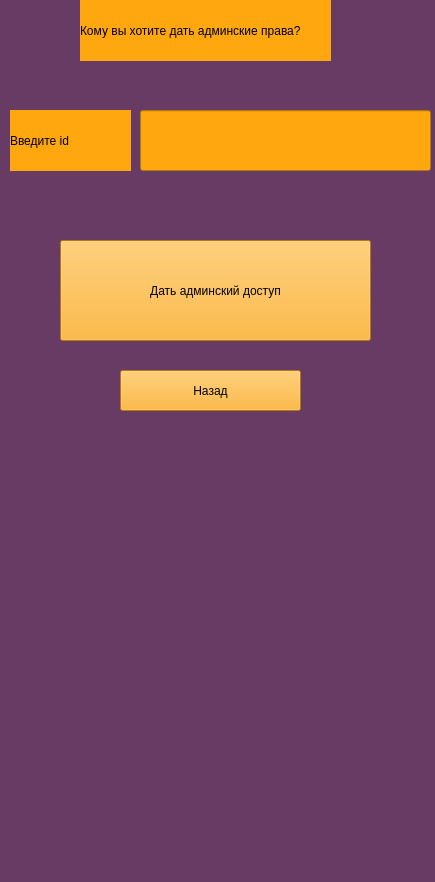
<?xml version="1.0" encoding="UTF-8"?>
<ui version="4.0">
 <class>MainWindow</class>
 <widget class="QMainWindow" name="MainWindow">
  <property name="geometry">
   <rect>
    <x>0</x>
    <y>0</y>
    <width>435</width>
    <height>882</height>
   </rect>
  </property>
  <property name="windowTitle">
   <string>MainWindow</string>
  </property>
  <property name="styleSheet">
   <string notr="true">background-color: rgb(103, 59, 99);</string>
  </property>
  <widget class="QWidget" name="centralwidget">
   <widget class="QLabel" name="label_4">
    <property name="geometry">
     <rect>
      <x>80</x>
      <y>0</y>
      <width>251</width>
      <height>61</height>
     </rect>
    </property>
    <property name="toolTip">
     <string>&lt;html&gt;&lt;head/&gt;&lt;body&gt;&lt;p align=&quot;center&quot;&gt;Редактирование ученика&lt;/p&gt;&lt;/body&gt;&lt;/html&gt;</string>
    </property>
    <property name="whatsThis">
     <string>&lt;html&gt;&lt;head/&gt;&lt;body&gt;&lt;p align=&quot;center&quot;&gt;Редактирование ученика&lt;/p&gt;&lt;/body&gt;&lt;/html&gt;</string>
    </property>
    <property name="styleSheet">
     <string notr="true">background-color: rgb(255, 167, 15);</string>
    </property>
    <property name="text">
     <string>Кому вы хотите дать админские права?</string>
    </property>
   </widget>
   <widget class="QLabel" name="label_7">
    <property name="geometry">
     <rect>
      <x>10</x>
      <y>110</y>
      <width>121</width>
      <height>61</height>
     </rect>
    </property>
    <property name="styleSheet">
     <string notr="true">background-color: rgb(255, 167, 15);</string>
    </property>
    <property name="text">
     <string>Введите id</string>
    </property>
   </widget>
   <widget class="QLineEdit" name="id">
    <property name="geometry">
     <rect>
      <x>140</x>
      <y>110</y>
      <width>291</width>
      <height>61</height>
     </rect>
    </property>
    <property name="styleSheet">
     <string notr="true">background-color: rgb(255, 167, 15);</string>
    </property>
   </widget>
   <widget class="QPushButton" name="finish">
    <property name="geometry">
     <rect>
      <x>60</x>
      <y>240</y>
      <width>311</width>
      <height>101</height>
     </rect>
    </property>
    <property name="styleSheet">
     <string notr="true">background-color: rgb(255, 167, 15);</string>
    </property>
    <property name="text">
     <string>Дать админский доступ</string>
    </property>
   </widget>
   <widget class="QPushButton" name="back">
    <property name="geometry">
     <rect>
      <x>120</x>
      <y>370</y>
      <width>181</width>
      <height>41</height>
     </rect>
    </property>
    <property name="styleSheet">
     <string notr="true">background-color: rgb(255, 167, 15);</string>
    </property>
    <property name="text">
     <string>Назад</string>
    </property>
   </widget>
  </widget>
  <widget class="QMenuBar" name="menubar">
   <property name="geometry">
    <rect>
     <x>0</x>
     <y>0</y>
     <width>435</width>
     <height>25</height>
    </rect>
   </property>
  </widget>
  <widget class="QStatusBar" name="statusbar"/>
 </widget>
 <resources/>
 <connections/>
</ui>
